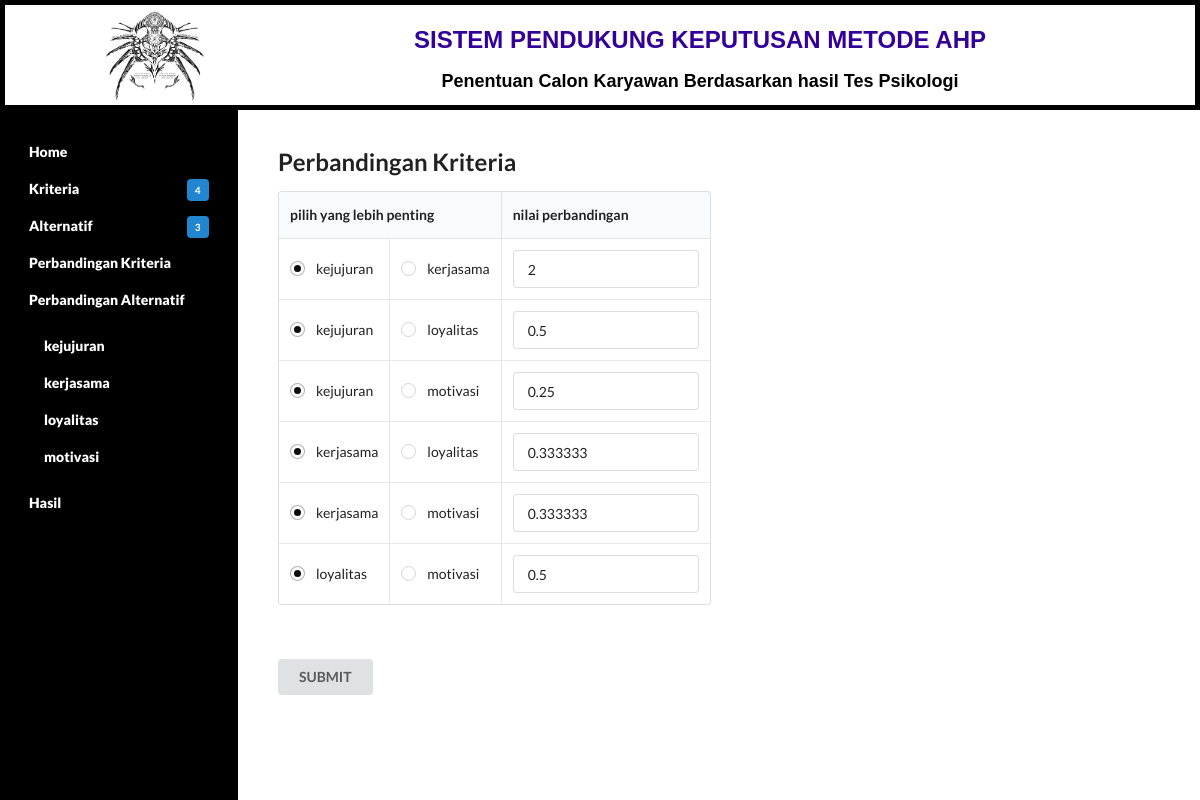
Page /bobot_kriteria.php on the committed database.
### tables this page shows
CREATE TABLE `perbandingan_kriteria` (
  `id` int(11) NOT NULL,
  `kriteria1` int(11) NOT NULL,
  `kriteria2` int(11) NOT NULL,
  `nilai` float NOT NULL
);

### config.php (called while the page is built, shortened)
<?php
	$database = 'ahpeh';
?>

### fungsi.php (the view, shortened to what this page needs)
<?php
function getKriteriaID($no_urut) {
	include('config.php');
	$query  = "SELECT id FROM kriteria ORDER BY id";
	$result = mysqli_query($koneksi, $query);
	while ($row = mysqli_fetch_array($result)) {
		$listID[] = $row['id'];
	}
	return $listID[($no_urut)];
}
function getKriteriaNama($no_urut) {
	include('config.php');
	$query  = "SELECT nama FROM kriteria ORDER BY id";
	$result = mysqli_query($koneksi, $query);
	while ($row = mysqli_fetch_array($result)) {
		$nama[] = $row['nama'];
	}
	return $nama[($no_urut)];
}
function getJumlahAlternatif() {
	include('config.php');
	$query  = "SELECT count(*) FROM alternatif";
	$result = mysqli_query($koneksi, $query);
	while ($row = mysqli_fetch_array($result)) {
		$jmlData = $row[0];
	}
	return $jmlData;
}
function getJumlahKriteria() {
	include('config.php');
	$query  = "SELECT count(*) FROM kriteria";
	$result = mysqli_query($koneksi, $query);
	while ($row = mysqli_fetch_array($result)) {
		$jmlData = $row[0];
	}
	return $jmlData;
}
function getNilaiPerbandinganKriteria($kriteria1,$kriteria2) {
	include('config.php');
	$id_kriteria1 = getKriteriaID($kriteria1);
	$id_kriteria2 = getKriteriaID($kriteria2);
	$query  = "SELECT nilai FROM perbandingan_kriteria WHERE kriteria1 = $id_kriteria1 AND kriteria2 = $id_kriteria2";
	$result = mysqli_query($koneksi, $query);
	if (mysqli_num_rows($result)==0) {
		$nilai = 1;
	} else {
		while ($row = mysqli_fetch_array($result)) {
			$nilai = $row['nilai'];
		}
	}
	return $nilai;
}
function showTabelPerbandingan($jenis,$kriteria) {
	include('config.php');
	if ($kriteria == 'kriteria') {
		$n = getJumlahKriteria();
	} else {
		$n = getJumlahAlternatif();
	}
	$query = "SELECT nama FROM $kriteria ORDER BY id";
	$result	= mysqli_query($koneksi, $query);
	while ($row = mysqli_fetch_array($result)) {
		$pilihan[] = $row['nama'];
	}
	?>
	<form class="ui form" action="proses.php" method="post">
	<table class="ui celled selectable collapsing table">
		<thead>
			<tr>
				<th colspan="2">pilih yang lebih penting</th>
				<th>nilai perbandingan</th>
			</tr>
		</thead>
		<tbody>
	<?php
	$urut = 0;
	for ($x=0; $x <= ($n - 2); $x++) {
		for ($y=($x+1); $y <= ($n - 1) ; $y++) {
			$urut++;
	?>
			<tr>
				<td>
					<div class="field">
						<div class="ui radio checkbox">
							<label><?php echo $pilihan[$x]; ?></label>
						</div>
					</div>
				</td>
				<td>
					<div class="field">
						<div class="ui radio checkbox">
							<label><?php echo $pilihan[$y]; ?></label>
						</div>
					</div>
				</td>
				<td>
					<div class="field">
	<?php
	if ($kriteria == 'kriteria') {
		$nilai = getNilaiPerbandinganKriteria($x,$y);
	} else {
		$nilai = getNilaiPerbandinganAlternatif($x,$y,($jenis-1));
	}
	?>
						<input type="text" name="bobot<?php echo $urut?>" value="<?php echo $nilai?>" required>
					</div>
				</td>
			</tr>
			<?php
		}
	}
	?>
		</tbody>
	</table>
	<br><br><input class="ui submit button" type="submit" name="submit" value="SUBMIT">
	</form>
	<?php
}
?>

### css/style.css (style rules this page uses)
html { display: -webkit-box;display: -ms-flexbox;display: flex; -webkit-box-orient: vertical; -webkit-box-direction: normal; -ms-flex-direction: column; flex-direction: column; }
body { display: -webkit-box; display: -ms-flexbox; display: flex; -webkit-box-orient: vertical; -webkit-box-direction: normal; -ms-flex-direction: column; flex-direction: column; min-height: 100vh; }
body { margin: 0; background: #b900aa; }

### rows in the picture
perbandingan_kriteria: nilai "2"
perbandingan_kriteria: nilai "0.5"
perbandingan_kriteria: nilai "0.25"
perbandingan_kriteria: nilai "0.333333"
perbandingan_kriteria: nilai "0.333333"
perbandingan_kriteria: nilai "0.5"

### other values in the picture
getJumlahKriteria() "4"
getJumlahAlternatif() "3"
getKriteriaNama($i) "kejujuran"
getKriteriaNama($i) "kerjasama"
getKriteriaNama($i) "loyalitas"
getKriteriaNama($i) "motivasi"
$pilihan[$x] "kejujuran"
$pilihan[$y] "kerjasama"
$pilihan[$y] "loyalitas"
$pilihan[$y] "motivasi"
$pilihan[$x] "kerjasama"
$pilihan[$x] "loyalitas"
